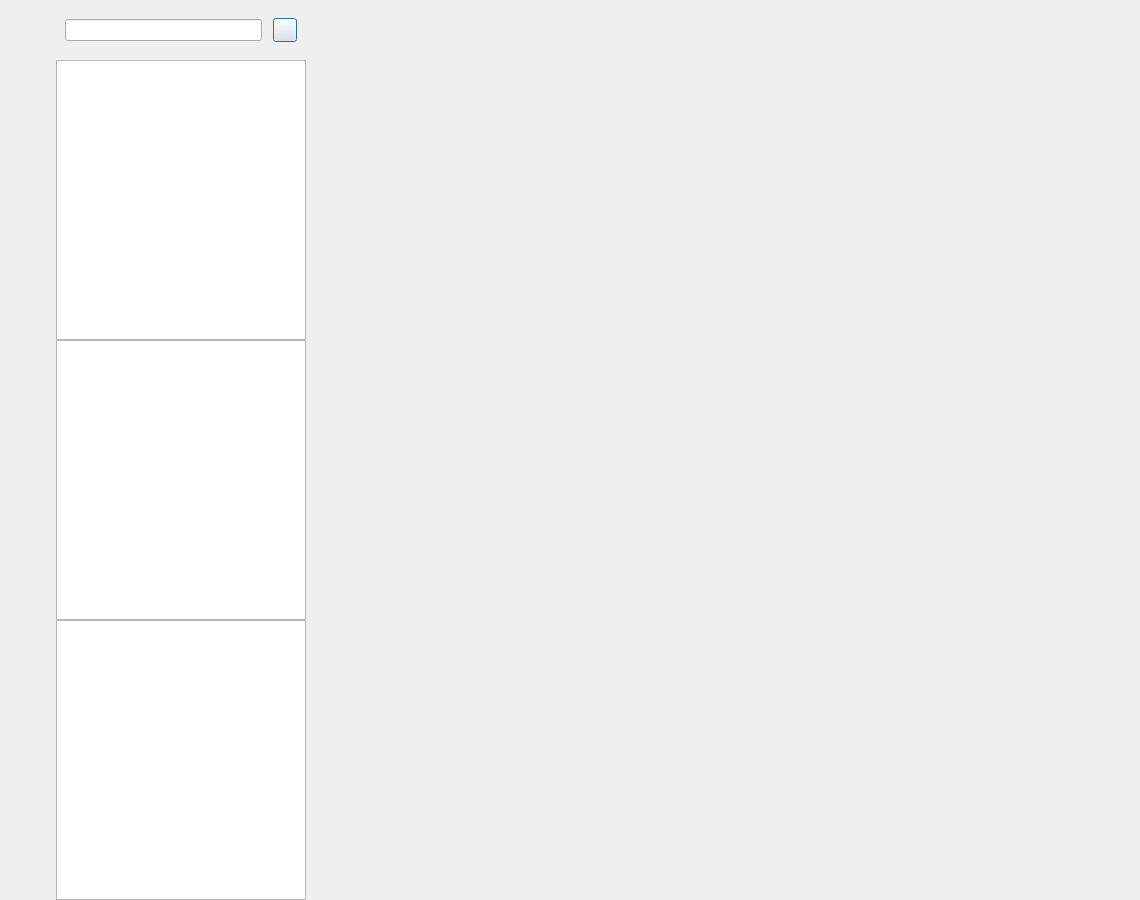
<?xml version="1.0" encoding="UTF-8"?>
<ui version="4.0">
 <class>ChatDialog</class>
 <widget class="QDialog" name="ChatDialog">
  <property name="geometry">
   <rect>
    <x>0</x>
    <y>0</y>
    <width>1140</width>
    <height>900</height>
   </rect>
  </property>
  <property name="minimumSize">
   <size>
    <width>30</width>
    <height>30</height>
   </size>
  </property>
  <property name="maximumSize">
   <size>
    <width>16777215</width>
    <height>16777215</height>
   </size>
  </property>
  <property name="windowTitle">
   <string>Dialog</string>
  </property>
  <layout class="QHBoxLayout" name="horizontalLayout">
   <property name="spacing">
    <number>0</number>
   </property>
   <property name="leftMargin">
    <number>0</number>
   </property>
   <property name="topMargin">
    <number>0</number>
   </property>
   <property name="rightMargin">
    <number>0</number>
   </property>
   <property name="bottomMargin">
    <number>0</number>
   </property>
   <item>
    <widget class="QWidget" name="side_bar_widget" native="true">
     <property name="sizePolicy">
      <sizepolicy hsizetype="Fixed" vsizetype="Expanding">
       <horstretch>0</horstretch>
       <verstretch>0</verstretch>
      </sizepolicy>
     </property>
     <property name="minimumSize">
      <size>
       <width>56</width>
       <height>0</height>
      </size>
     </property>
     <property name="maximumSize">
      <size>
       <width>56</width>
       <height>16777215</height>
      </size>
     </property>
     <layout class="QVBoxLayout" name="verticalLayout">
      <property name="leftMargin">
       <number>10</number>
      </property>
      <property name="topMargin">
       <number>30</number>
      </property>
      <property name="rightMargin">
       <number>0</number>
      </property>
      <property name="bottomMargin">
       <number>0</number>
      </property>
      <item>
       <widget class="QWidget" name="widget" native="true">
        <layout class="QVBoxLayout" name="verticalLayout_3">
         <property name="spacing">
          <number>30</number>
         </property>
         <property name="leftMargin">
          <number>0</number>
         </property>
         <property name="rightMargin">
          <number>0</number>
         </property>
         <property name="bottomMargin">
          <number>0</number>
         </property>
         <item>
          <widget class="QLabel" name="sideHeadLabel">
           <property name="minimumSize">
            <size>
             <width>35</width>
             <height>35</height>
            </size>
           </property>
           <property name="maximumSize">
            <size>
             <width>35</width>
             <height>35</height>
            </size>
           </property>
           <property name="text">
            <string/>
           </property>
          </widget>
         </item>
         <item>
          <widget class="StateWidget" name="sideChatLabel" native="true">
           <property name="minimumSize">
            <size>
             <width>30</width>
             <height>30</height>
            </size>
           </property>
           <property name="maximumSize">
            <size>
             <width>30</width>
             <height>30</height>
            </size>
           </property>
          </widget>
         </item>
         <item>
          <widget class="StateWidget" name="sideContactLabel" native="true">
           <property name="minimumSize">
            <size>
             <width>30</width>
             <height>30</height>
            </size>
           </property>
           <property name="maximumSize">
            <size>
             <width>30</width>
             <height>30</height>
            </size>
           </property>
          </widget>
         </item>
        </layout>
       </widget>
      </item>
      <item>
       <spacer name="verticalSpacer">
        <property name="orientation">
         <enum>Qt::Vertical</enum>
        </property>
        <property name="sizeHint" stdset="0">
         <size>
          <width>20</width>
          <height>40</height>
         </size>
        </property>
       </spacer>
      </item>
     </layout>
    </widget>
   </item>
   <item>
    <widget class="QWidget" name="chat_user_widget" native="true">
     <property name="maximumSize">
      <size>
       <width>250</width>
       <height>16777215</height>
      </size>
     </property>
     <layout class="QVBoxLayout" name="verticalLayout_2">
      <property name="spacing">
       <number>0</number>
      </property>
      <property name="leftMargin">
       <number>0</number>
      </property>
      <property name="topMargin">
       <number>0</number>
      </property>
      <property name="rightMargin">
       <number>0</number>
      </property>
      <property name="bottomMargin">
       <number>0</number>
      </property>
      <item>
       <widget class="QWidget" name="searchWidget" native="true">
        <property name="minimumSize">
         <size>
          <width>0</width>
          <height>60</height>
         </size>
        </property>
        <property name="maximumSize">
         <size>
          <width>16777215</width>
          <height>60</height>
         </size>
        </property>
        <layout class="QHBoxLayout" name="horizontalLayout_2">
         <property name="spacing">
          <number>6</number>
         </property>
         <property name="leftMargin">
          <number>9</number>
         </property>
         <property name="topMargin">
          <number>9</number>
         </property>
         <property name="rightMargin">
          <number>9</number>
         </property>
         <property name="bottomMargin">
          <number>9</number>
         </property>
         <item>
          <widget class="CustomizeEdit" name="searchEdit"/>
         </item>
         <item>
          <spacer name="horizontalSpacer">
           <property name="orientation">
            <enum>Qt::Horizontal</enum>
           </property>
           <property name="sizeType">
            <enum>QSizePolicy::Fixed</enum>
           </property>
           <property name="sizeHint" stdset="0">
            <size>
             <width>5</width>
             <height>20</height>
            </size>
           </property>
          </spacer>
         </item>
         <item>
          <widget class="ClickBtn" name="addBtn">
           <property name="minimumSize">
            <size>
             <width>24</width>
             <height>24</height>
            </size>
           </property>
           <property name="maximumSize">
            <size>
             <width>24</width>
             <height>24</height>
            </size>
           </property>
           <property name="text">
            <string/>
           </property>
          </widget>
         </item>
        </layout>
       </widget>
      </item>
      <item>
       <widget class="ChatUserList" name="chatUserList"/>
      </item>
      <item>
       <widget class="SearchList" name="searchUserList"/>
      </item>
      <item>
       <widget class="ContactUserList" name="conUserList"/>
      </item>
     </layout>
    </widget>
   </item>
   <item>
    <widget class="QStackedWidget" name="stackedWidget">
     <widget class="ChatPage" name="chatPage"/>
     <widget class="ApplyFriendPage" name="friendApplyPage"/>
    </widget>
   </item>
  </layout>
 </widget>
 <customwidgets>
  <customwidget>
   <class>ClickBtn</class>
   <extends>QPushButton</extends>
   <header>clickbtn.h</header>
  </customwidget>
  <customwidget>
   <class>CustomizeEdit</class>
   <extends>QLineEdit</extends>
   <header location="global">customizeedit.h</header>
  </customwidget>
  <customwidget>
   <class>ChatUserList</class>
   <extends>QListWidget</extends>
   <header>chatuserlist.h</header>
  </customwidget>
  <customwidget>
   <class>ChatPage</class>
   <extends>QWidget</extends>
   <header location="global">chatpage.h</header>
   <container>1</container>
  </customwidget>
  <customwidget>
   <class>StateWidget</class>
   <extends>QWidget</extends>
   <header location="global">statewidget.h</header>
   <container>1</container>
  </customwidget>
  <customwidget>
   <class>SearchList</class>
   <extends>QListView</extends>
   <header location="global">searchlist.h</header>
  </customwidget>
  <customwidget>
   <class>ContactUserList</class>
   <extends>QListWidget</extends>
   <header location="global">contactuserlist.h</header>
  </customwidget>
  <customwidget>
   <class>ApplyFriendPage</class>
   <extends>QWidget</extends>
   <header location="global">applyfriendpage.h</header>
   <container>1</container>
  </customwidget>
 </customwidgets>
 <resources/>
 <connections/>
</ui>
